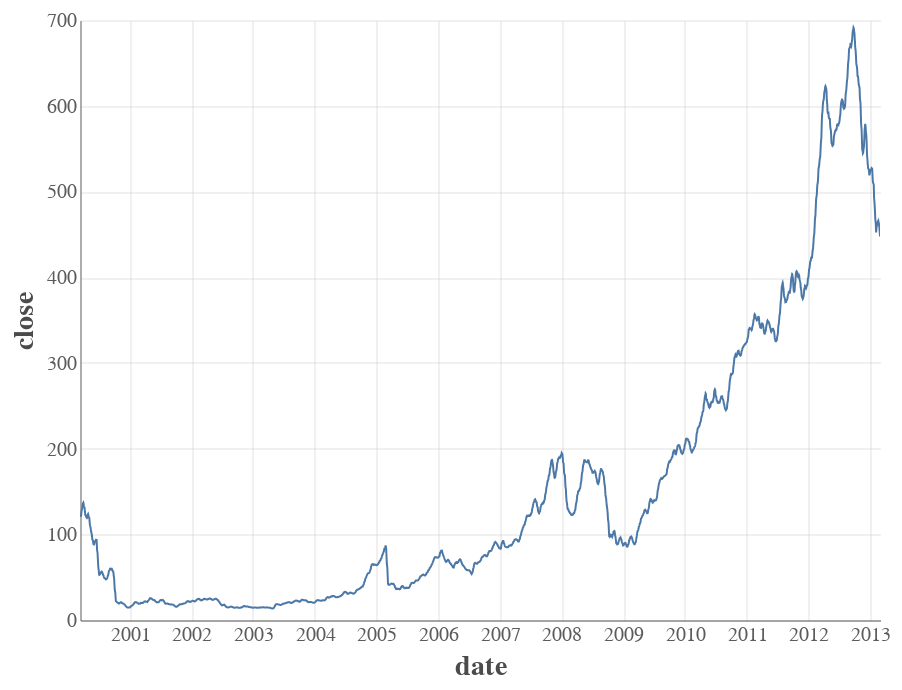

Notebook source saved alongside this figure:
### Code cell
df = get_df('AAPL', 10)
df.dropna(inplace=True)

alt.Chart(df).mark_line().encode(x='date', y='close').interactive()

### Figure 1 — Vega-Lite specification as saved in the notebook (floating-point values rounded to 4 significant figures; data arrays with more than 128 entries replaced by an {"elided": "..."} marker saying what was removed)
{"config": {"background": "white", "group": {"fill": "white"}, "view": {"strokeWidth": 0, "height": 300, "width": 400, "fill": "#ffffff"}, "point": {"size": 40, "filled": true, "opacity": 1, "strokeWidth": 0.75, "stroke": "#FFFFFF"}, "square": {"size": 40, "filled": true, "opacity": 1, "strokeWidth": 0.75, "stroke": "#FFFFFF"}, "circle": {"size": 40, "filled": true, "opacity": 1, "strokeWidth": 0.75, "stroke": "#FFFFFF"}, "line": {"size": 1}, "axis": {"domainColor": "#5b5b5b", "domainWidth": 0.5, "labelColor": "#5b5b5b", "labelFontSize": 10, "labelFont": "Nunito", "titleFont": "Nunito", "titleFontWeight": 700, "titleFontSize": 14, "titleColor": "#4b4b4b", "titleAnchorX": "start", "X": {"titleAnchor": "end"}, "Y": {"titleAnchor": "start"}, "grid": true, "gridColor": "#c1c1c1", "gridWidth": 0.25, "ticks": false}, "range": {"category": ["#4c4b4c", "#3373ba", "#5cb75b", "#d8534f", "#8066ad", "#f0ad4d"]}, "legend": {"labelFontSize": 14, "labelFont": "Nunito", "titleFont": "Nunito", "titleFontSize": 14, "titleFontWeight": 700, "titleFontColor": "#44b4b4b", "symbolSize": 75}, "title": {"font": "Nunito", "fontWeight": 700, "fontSize": 14, "fontColor": "#4b4b4b", "anchor": "start"}}, "data": {"name": "data-e10453470963e4e2c2e1573bf0f74960"}, "mark": "line", "encoding": {"x": {"type": "temporal", "field": "date"}, "y": {"type": "quantitative", "field": "close"}}, "selection": {"selector001": {"type": "interval", "bind": "scales", "encodings": ["x", "y"]}}, "$schema": "https://vega.github.io/schema/vega-lite/v4.8.1.json", "datasets": {"data-e10453470963e4e2c2e1573bf0f74960": {"elided": "3261 records"}}}
